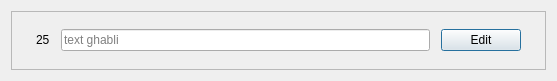
<?xml version="1.0" encoding="UTF-8"?>
<ui version="4.0">
 <class>editline</class>
 <widget class="QDialog" name="editline">
  <property name="geometry">
   <rect>
    <x>0</x>
    <y>0</y>
    <width>557</width>
    <height>81</height>
   </rect>
  </property>
  <property name="windowTitle">
   <string>EditLine</string>
  </property>
  <layout class="QGridLayout" name="gridLayout">
   <item row="0" column="0">
    <widget class="QFrame" name="frame">
     <property name="frameShape">
      <enum>QFrame::StyledPanel</enum>
     </property>
     <property name="frameShadow">
      <enum>QFrame::Raised</enum>
     </property>
     <layout class="QGridLayout" name="gridLayout_2">
      <item row="0" column="0">
       <layout class="QVBoxLayout" name="verticalLayout">
        <item>
         <spacer name="verticalSpacer">
          <property name="orientation">
           <enum>Qt::Vertical</enum>
          </property>
          <property name="sizeHint" stdset="0">
           <size>
            <width>40</width>
            <height>15</height>
           </size>
          </property>
         </spacer>
        </item>
        <item>
         <layout class="QHBoxLayout" name="horizontalLayout">
          <item>
           <spacer name="horizontalSpacer">
            <property name="orientation">
             <enum>Qt::Horizontal</enum>
            </property>
            <property name="sizeType">
             <enum>QSizePolicy::Minimum</enum>
            </property>
            <property name="sizeHint" stdset="0">
             <size>
              <width>15</width>
              <height>20</height>
             </size>
            </property>
           </spacer>
          </item>
          <item>
           <widget class="QLabel" name="lineNum">
            <property name="text">
             <string>25</string>
            </property>
           </widget>
          </item>
          <item>
           <spacer name="horizontalSpacer_2">
            <property name="orientation">
             <enum>Qt::Horizontal</enum>
            </property>
            <property name="sizeType">
             <enum>QSizePolicy::Minimum</enum>
            </property>
            <property name="sizeHint" stdset="0">
             <size>
              <width>5</width>
              <height>20</height>
             </size>
            </property>
           </spacer>
          </item>
          <item>
           <widget class="QLineEdit" name="input">
            <property name="placeholderText">
             <string>text ghabli</string>
            </property>
           </widget>
          </item>
          <item>
           <spacer name="horizontalSpacer_3">
            <property name="orientation">
             <enum>Qt::Horizontal</enum>
            </property>
            <property name="sizeType">
             <enum>QSizePolicy::Minimum</enum>
            </property>
            <property name="sizeHint" stdset="0">
             <size>
              <width>5</width>
              <height>20</height>
             </size>
            </property>
           </spacer>
          </item>
          <item>
           <widget class="QPushButton" name="editButton">
            <property name="text">
             <string>Edit</string>
            </property>
            <property name="default">
             <bool>true</bool>
            </property>
           </widget>
          </item>
          <item>
           <spacer name="horizontalSpacer_4">
            <property name="orientation">
             <enum>Qt::Horizontal</enum>
            </property>
            <property name="sizeType">
             <enum>QSizePolicy::Minimum</enum>
            </property>
            <property name="sizeHint" stdset="0">
             <size>
              <width>15</width>
              <height>20</height>
             </size>
            </property>
           </spacer>
          </item>
         </layout>
        </item>
        <item>
         <spacer name="verticalSpacer_2">
          <property name="orientation">
           <enum>Qt::Vertical</enum>
          </property>
          <property name="sizeHint" stdset="0">
           <size>
            <width>10</width>
            <height>15</height>
           </size>
          </property>
         </spacer>
        </item>
       </layout>
      </item>
     </layout>
    </widget>
   </item>
  </layout>
 </widget>
 <resources/>
 <connections/>
</ui>
